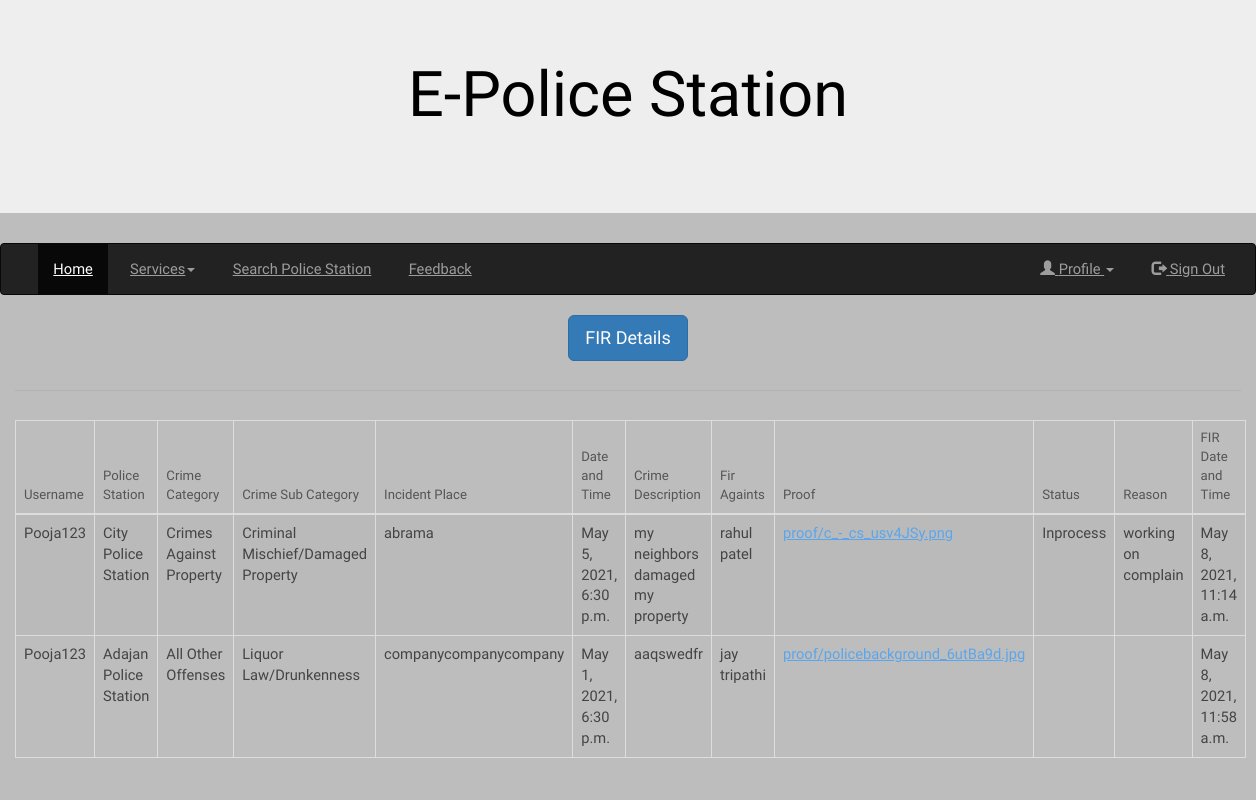
/fir_details/ (signed in), run on the app's committed database.
### myapp/models.py (models this page shows, shortened)
class Fir(models.Model):
    Satus_choices = (('Activate','Activate'),('Inprocess', 'Inprocess'),('Closed','Closed'))
    username = models.ForeignKey(User, on_delete=models.CASCADE)
    police_station = models.ForeignKey(Police_Station, on_delete=models.CASCADE, null=True, blank=True)
    crime_category = models.ForeignKey(Crime_Category, on_delete=models.CASCADE, null=True , blank=True)
    crime_sub_category = models.ForeignKey(Crime_Sub_Category, on_delete=models.CASCADE, null=True , blank=True)
    incident_place = models.TextField()
    Date_and_Time = models.DateTimeField()
    Crime_Description = models.TextField()
    Fir_againts = models.TextField()
    proof = models.FileField(upload_to='proof', null=True , blank=True)
    status = models.CharField(max_length=20, choices=Satus_choices)
    Reason = models.CharField(max_length=256)
    FIR_Date_and_Time = models.DateTimeField(default=timezone.now)

class Police_Station(models.Model):
    city = models.ForeignKey(City, on_delete=models.CASCADE, null=True, blank=True)
    taluka = models.ForeignKey(Taluka, on_delete=models.CASCADE, null=True, blank=True)
    village = models.ForeignKey(Village, on_delete=models.CASCADE, null=True, blank=True)
    Police_station_name = models.CharField(max_length=200)
    address = models.TextField(max_length=200)
    phone_no = models.IntegerField(null=True, blank=True)
    mobile_no = models.IntegerField(null=True, blank=True)
    email_address = models.EmailField(null=True, blank=True)
    def __str__(self):
        return self.Police_station_name

class Crime_Category(models.Model):
    crime_category = models.CharField(max_length=256)
    def __str__(self):
        return self.crime_category

class Crime_Sub_Category(models.Model):
    crime_category = models.ForeignKey(Crime_Category, on_delete=models.CASCADE)
    crime_sub_category = models.CharField(max_length=256)
    description = models.TextField()
    def __str__(self):
        return self.crime_sub_category

### myapp/views.py (the view)
# urls.py: path("fir_details/",views.fir_details,name = 'fir_details'),
def fir_details(request):
    fir_detail = models.Fir.objects.all()
    return render(request, 'services/fir_details.html',{"fir_detail":fir_detail})

### templates/services/fir_details.html
{% extends 'base.html' %}
{% block content %}
    <div class="container-fluid">
        <table class="table table-bordered table-hover">
            <center><h1 class="btn btn-lg btn-primary">FIR Details</h1></center>
            <hr>
            <thead>
                <tr>
                    <th>Username</th>
                    <th>Police Station</th>
                    <th>Crime Category</th>
                    <th>Crime Sub Category</th>
                    <th>Incident Place</th>
                    <th>Date and Time</th>
                    <th>Crime Description</th>
                    <th>Fir Againts</th>
                    <th>Proof</th>
                    <th>Status</th>
                    <th>Reason</th>
                    <th>FIR Date and Time</th>
                </tr>
            </thead>
            <tbody>
                {% for object in fir_detail %}
                    {% if request.session.username == object.username.username %}
                    <tr>
                        <td>{{object.username.username}}</td>
                        <td>{{object.police_station}}</td>
                        <td>{{object.crime_category}}</td>
                        <td>{{object.crime_sub_category}}</td>
                        <td>{{object.incident_place}}</td>
                        <td>{{object.Date_and_Time}}</td>
                        <td>{{object.Crime_Description}}</td>
                        <td>{{object.Fir_againts}}</td>
                        <td><a href="{{object.proof.url}}">{{object.proof}}</a></td>
                        <td>{{object.status}}</td>
                        <td>{{object.Reason}}</td>
                        <td>{{object.FIR_Date_and_Time}}</td>
                    </tr>
                    {% endif %}
                {% endfor %}
            </tbody>
        </table>
    </div>
{% endblock %}

### static/assets/css/main.css (style rules this page uses)
html, body, div, span, applet, object, iframe, h1, h2, h3, h4, h5, h6, p, blockquote, pre, a, abbr, acronym, address, big, cite, code, del, dfn, em, img, ins, kbd, q, s, samp, small, strike, strong, sub, sup, tt, var, b, u, i, center, dl, dt, dd, ol, ul, li, fieldset, form, label, legend, table, caption, tbody, tfoot, thead, tr, th, td, article, aside, canvas, details, embed, figure, figcaption, footer, header, hgroup, menu, nav, output, ruby, section, summary, time, mark, audio, video { margin: 0; padding: 0; border: 0; font-size: 100%; font: inherit; vertical-align: baseline; }
body { line-height: 1; }
table { border-collapse: collapse; border-spacing: 0; }
body { -webkit-text-size-adjust: none; }
*, *:before, *:after { -moz-box-sizing: border-box; -webkit-box-sizing: border-box; box-sizing: border-box; }
body { -ms-overflow-style: scrollbar; }
body { background: #fff; }
html { font-size: 13pt; }
@media screen and (max-width: 1680px) { html { font-size: 11pt; } }
@media screen and (max-width: 1280px) { html { font-size: 11pt; } }
body { background-color: #fff; color: #444; }
body, input, select, textarea { font-family: "Taviraj", serif; font-weight: 300; font-size: 1rem; line-height: 1.65; }
a { text-decoration: underline; }
h1, h2, h3, h4, h5, h6 { font-weight: 400; line-height: 1.5; margin: 0 0 1.5rem 0; }
hr { border: 0; border-bottom: solid 1px; margin: 2rem 0; }
a { color: #5AA6ED; }
h1, h2, h3, h4, h5, h6 { color: #555; }
hr { border-bottom-color: rgba(144, 144, 144, 0.25); }
table { margin: 0 0 2rem 0; width: 100%; }
table tbody tr { border: solid 1px; border-left: 0; border-right: 0; }
table td { padding: 0.75rem 0.75rem; }
table th { font-size: 0.9rem; font-weight: 400; padding: 0 0.75rem 0.75rem 0.75rem; text-align: left; }
table thead { border-bottom: solid 2px; }
table tbody tr { border-color: rgba(144, 144, 144, 0.25); }
table tbody tr:nth-child(2n + 1) { background-color: rgba(144, 144, 144, 0.075); }
table th { color: #555; }
table thead { border-bottom-color: rgba(144, 144, 144, 0.25); }

### data on the page
Fir: username.username "Pooja123", police_station "City Police Station", crime_category "Crimes Against Property", crime_sub_category "Criminal Mischief/Damaged Property", incident_place "abrama", Date_and_Time "May 5, 2021, 6:30 p.m.", Crime_Description "my neighbors damaged my property", Fir_againts "rahul patel", proof "proof/c_-_cs_usv4JSy.png", status "Inprocess", Reason "working on complain", FIR_Date_and_Time "May 8, 2021, 11:14 a.m."
Fir: username.username "Pooja123", police_station "Adajan Police Station", crime_category "All Other Offenses", crime_sub_category "Liquor Law/Drunkenness", incident_place "companycompanycompany", Date_and_Time "May 1, 2021, 6:30 p.m.", Crime_Description "aaqswedfr", Fir_againts "jay tripathi", proof "proof/policebackground_6utBa9d.jpg", FIR_Date_and_Time "May 8, 2021, 11:58 a.m."
